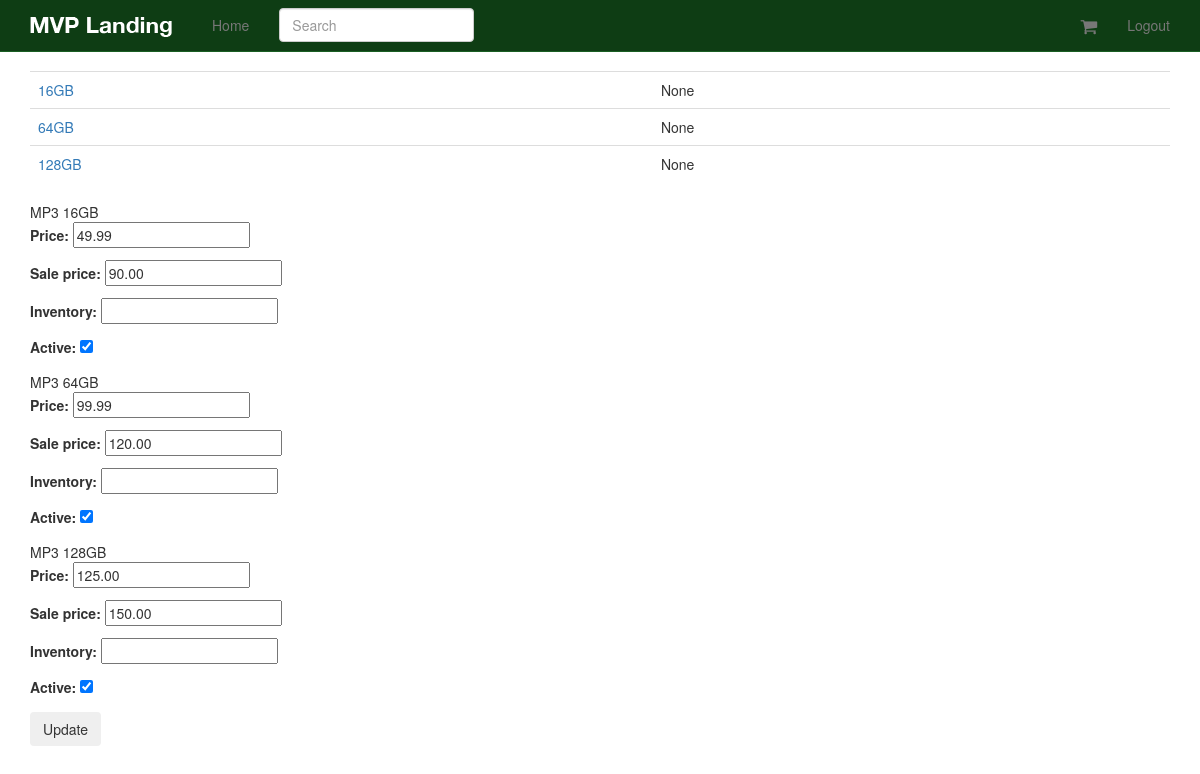
The app's page /products/1/inventory/ (signed in) with its own data.
### products/models.py (models this page shows, shortened)
class Variation(models.Model):
    product = models.ForeignKey(Product)
    title = models.CharField(max_length=120)
    price = models.DecimalField(decimal_places=2, max_digits=20)
    sale_price = models.DecimalField(decimal_places=2, max_digits=20, null=True, blank=True)
    active = models.BooleanField(default=True)
    inventory = models.IntegerField(null=True, blank=True)  # refer none == unlimited amount
    def get_absolute_url(self):
        return self.product.get_absolute_url()

class Product(models.Model):
    title = models.CharField(max_length=120)
    description = models.TextField(blank=True, null=True)
    price = models.DecimalField(decimal_places=2, max_digits=20)
    active = models.BooleanField(default=True)
    categories = models.ManyToManyField("Category", blank=True)
    default = models.ForeignKey("Category", related_name='default_category', null=True, blank=True)
    objects = ProductManager()
    class Meta:
        ordering = ["-title"]
    def get_absolute_url(self):
        return reverse("product_detail", kwargs={"pk": self.pk})

### products/views.py (the view, shortened to what this page needs)
# urls.py: url(r'^(?P<pk>\d+)/inventory/$', VariationListView.as_view(), name='product_inventory'),
class VariationListView(LoginRequiredMixin, ListView):
    model = Variation
    queryset = Variation.objects.all()
    def get_context_data(self, **kwargs):
        context = super(VariationListView, self).get_context_data()
        context["formset"] = VariationInventoryFormSet(queryset=self.get_queryset())
        return context
    def get_queryset(self, *args, **kwargs):
        product_pk = self.kwargs.get('pk')
        if product_pk:
            product = get_object_or_404(Product, pk=product_pk)
            queryset = Variation.objects.filter(product=product)
        return queryset

### products/mixins.py (called while the page is built)
    @method_decorator(login_required)
    def dispatch(self, request, *args, **kwargs):
        return super(LoginRequiredMixin, self).dispatch(request, *args, **kwargs)

### products/models.py (called while the page is built)
    def active(self):
        return self.filter(active=True)

    def get_queryset(self):
        return ProductQuerySet(self.model, using=self._db)

    def all(self, *args, **kwargs):
        return self.get_queryset().active()

### products/templates/products/variation_list.html (shortened to what this page needs)
{% extends "base.html" %}
{% block content %}
    <table class="table">
        {% for object in object_list %}
            <tr>
                <td><a href="{{ object.get_absolute_url }}">{{ object.title }}</a></td>
                <td>{{ object.inventory }}</td>
            </tr>
        {% endfor %}
    </table>
    <form method="POST" action=".">
        {% for form in formset %}
            {{ form.instance.product.title }}
            {{ form.instance.title }}
            {{ form.as_p }}
        {% endfor %}
        <input type="submit" value="Update" class="btn">
    </form>
{% endblock %}

### static_in_pro/our_static/css/navbar-static-top.css (style rules this page uses)
body { min-height: 1000px; }

### records on screen
Variation: title "16GB", inventory "None", instance.product "MP3", instance "16GB"
Variation: title "64GB", inventory "None", instance.product "MP3", instance "64GB"
Variation: title "128GB", inventory "None", instance.product "MP3", instance "128GB"
